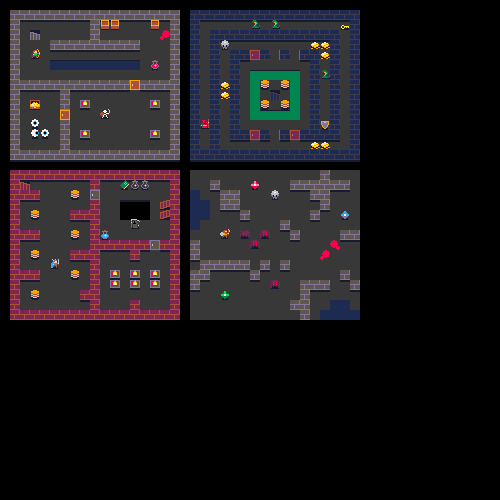

Tiled map render using the project's own tile images. Description and the map definition, with tile-layer contents summarised, below:
An orthogonal 50x50 tile map with 10x10 px tiles, 5 tile layers (Background, Blood, Shadow, Objects, ...), 2 tilesets.

<map version="1.2" tiledversion="1.2.2" orientation="orthogonal" renderorder="right-down" width="50" height="50" tilewidth="10" tileheight="10" infinite="0" nextlayerid="6" nextobjectid="1">
 <tileset firstgid="1" source="wee_world.tsx" />
 <tileset firstgid="254" source="wee_monsters.tsx" />
 <layer id="1" name="Background" width="50" height="50">
  <data>[2500 cells, 2500 non-empty, 11 distinct tile ids]</data>
 </layer>
 <layer id="5" name="Blood" width="50" height="50">
  <data>[2500 cells, 1 non-empty, 1 distinct tile ids]</data>
 </layer>
 <layer id="2" name="Shadow" width="50" height="50">
  <data>[2500 cells, 199 non-empty, 4 distinct tile ids]</data>
 </layer>
 <layer id="3" name="Objects" width="50" height="50">
  <data>[2500 cells, 77 non-empty, 23 distinct tile ids]</data>
 </layer>
 <layer id="4" name="Monsters" width="50" height="50" offsetx="-15" offsety="4">
  <data>[2500 cells, 16 non-empty, 11 distinct tile ids]</data>
 </layer>
</map>